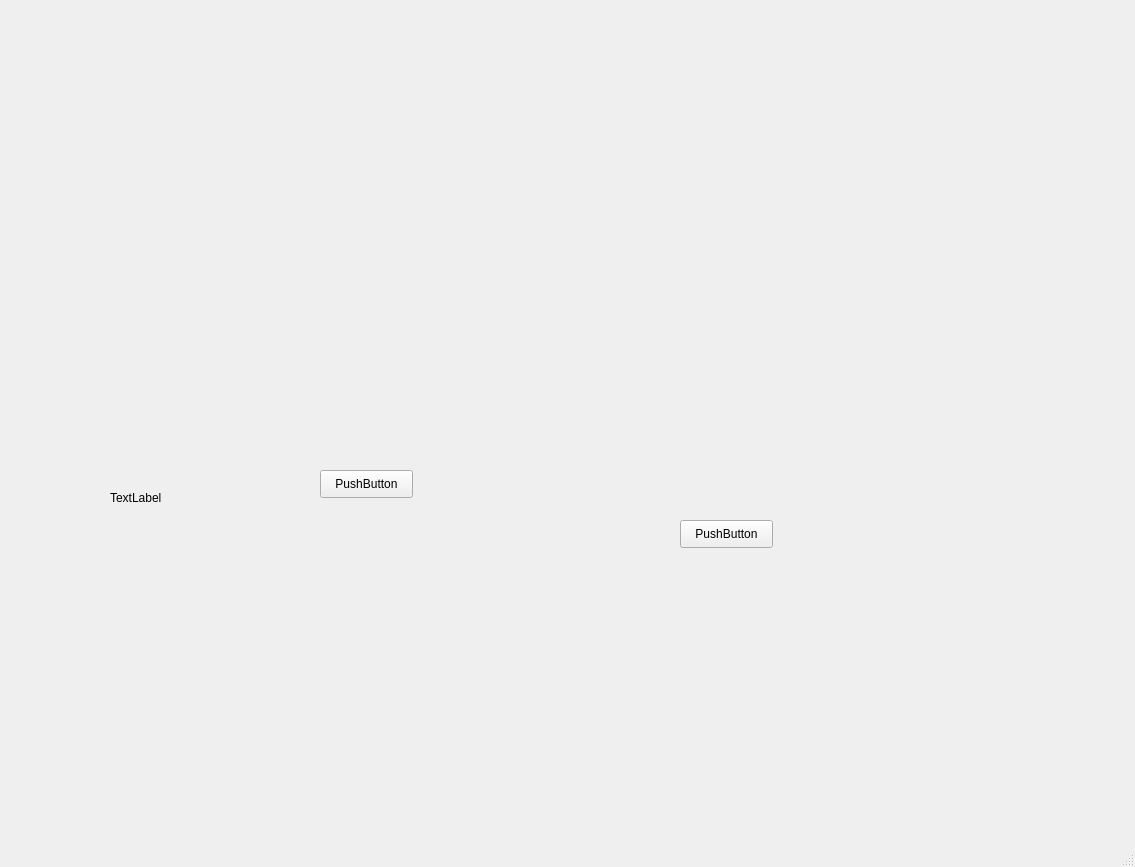
<?xml version="1.0" encoding="UTF-8"?>
<ui version="4.0">
 <class>MainWindow</class>
 <widget class="QMainWindow" name="MainWindow">
  <property name="geometry">
   <rect>
    <x>0</x>
    <y>0</y>
    <width>1135</width>
    <height>867</height>
   </rect>
  </property>
  <property name="windowTitle">
   <string>MainWindow</string>
  </property>
  <widget class="QWidget" name="centralwidget">
   <widget class="QWidget" name="widget" native="true">
    <property name="geometry">
     <rect>
      <x>310</x>
      <y>70</y>
      <width>451</width>
      <height>301</height>
     </rect>
    </property>
   </widget>
   <widget class="QLabel" name="label">
    <property name="geometry">
     <rect>
      <x>110</x>
      <y>490</y>
      <width>64</width>
      <height>15</height>
     </rect>
    </property>
    <property name="text">
     <string>TextLabel</string>
    </property>
   </widget>
   <widget class="QPushButton" name="pushButton">
    <property name="geometry">
     <rect>
      <x>320</x>
      <y>470</y>
      <width>93</width>
      <height>28</height>
     </rect>
    </property>
    <property name="text">
     <string>PushButton</string>
    </property>
   </widget>
   <widget class="QPushButton" name="pushButton_2">
    <property name="geometry">
     <rect>
      <x>680</x>
      <y>520</y>
      <width>93</width>
      <height>28</height>
     </rect>
    </property>
    <property name="text">
     <string>PushButton</string>
    </property>
   </widget>
  </widget>
  <widget class="QMenuBar" name="menubar">
   <property name="geometry">
    <rect>
     <x>0</x>
     <y>0</y>
     <width>1135</width>
     <height>26</height>
    </rect>
   </property>
  </widget>
  <widget class="QStatusBar" name="statusbar"/>
 </widget>
 <resources/>
 <connections/>
</ui>
